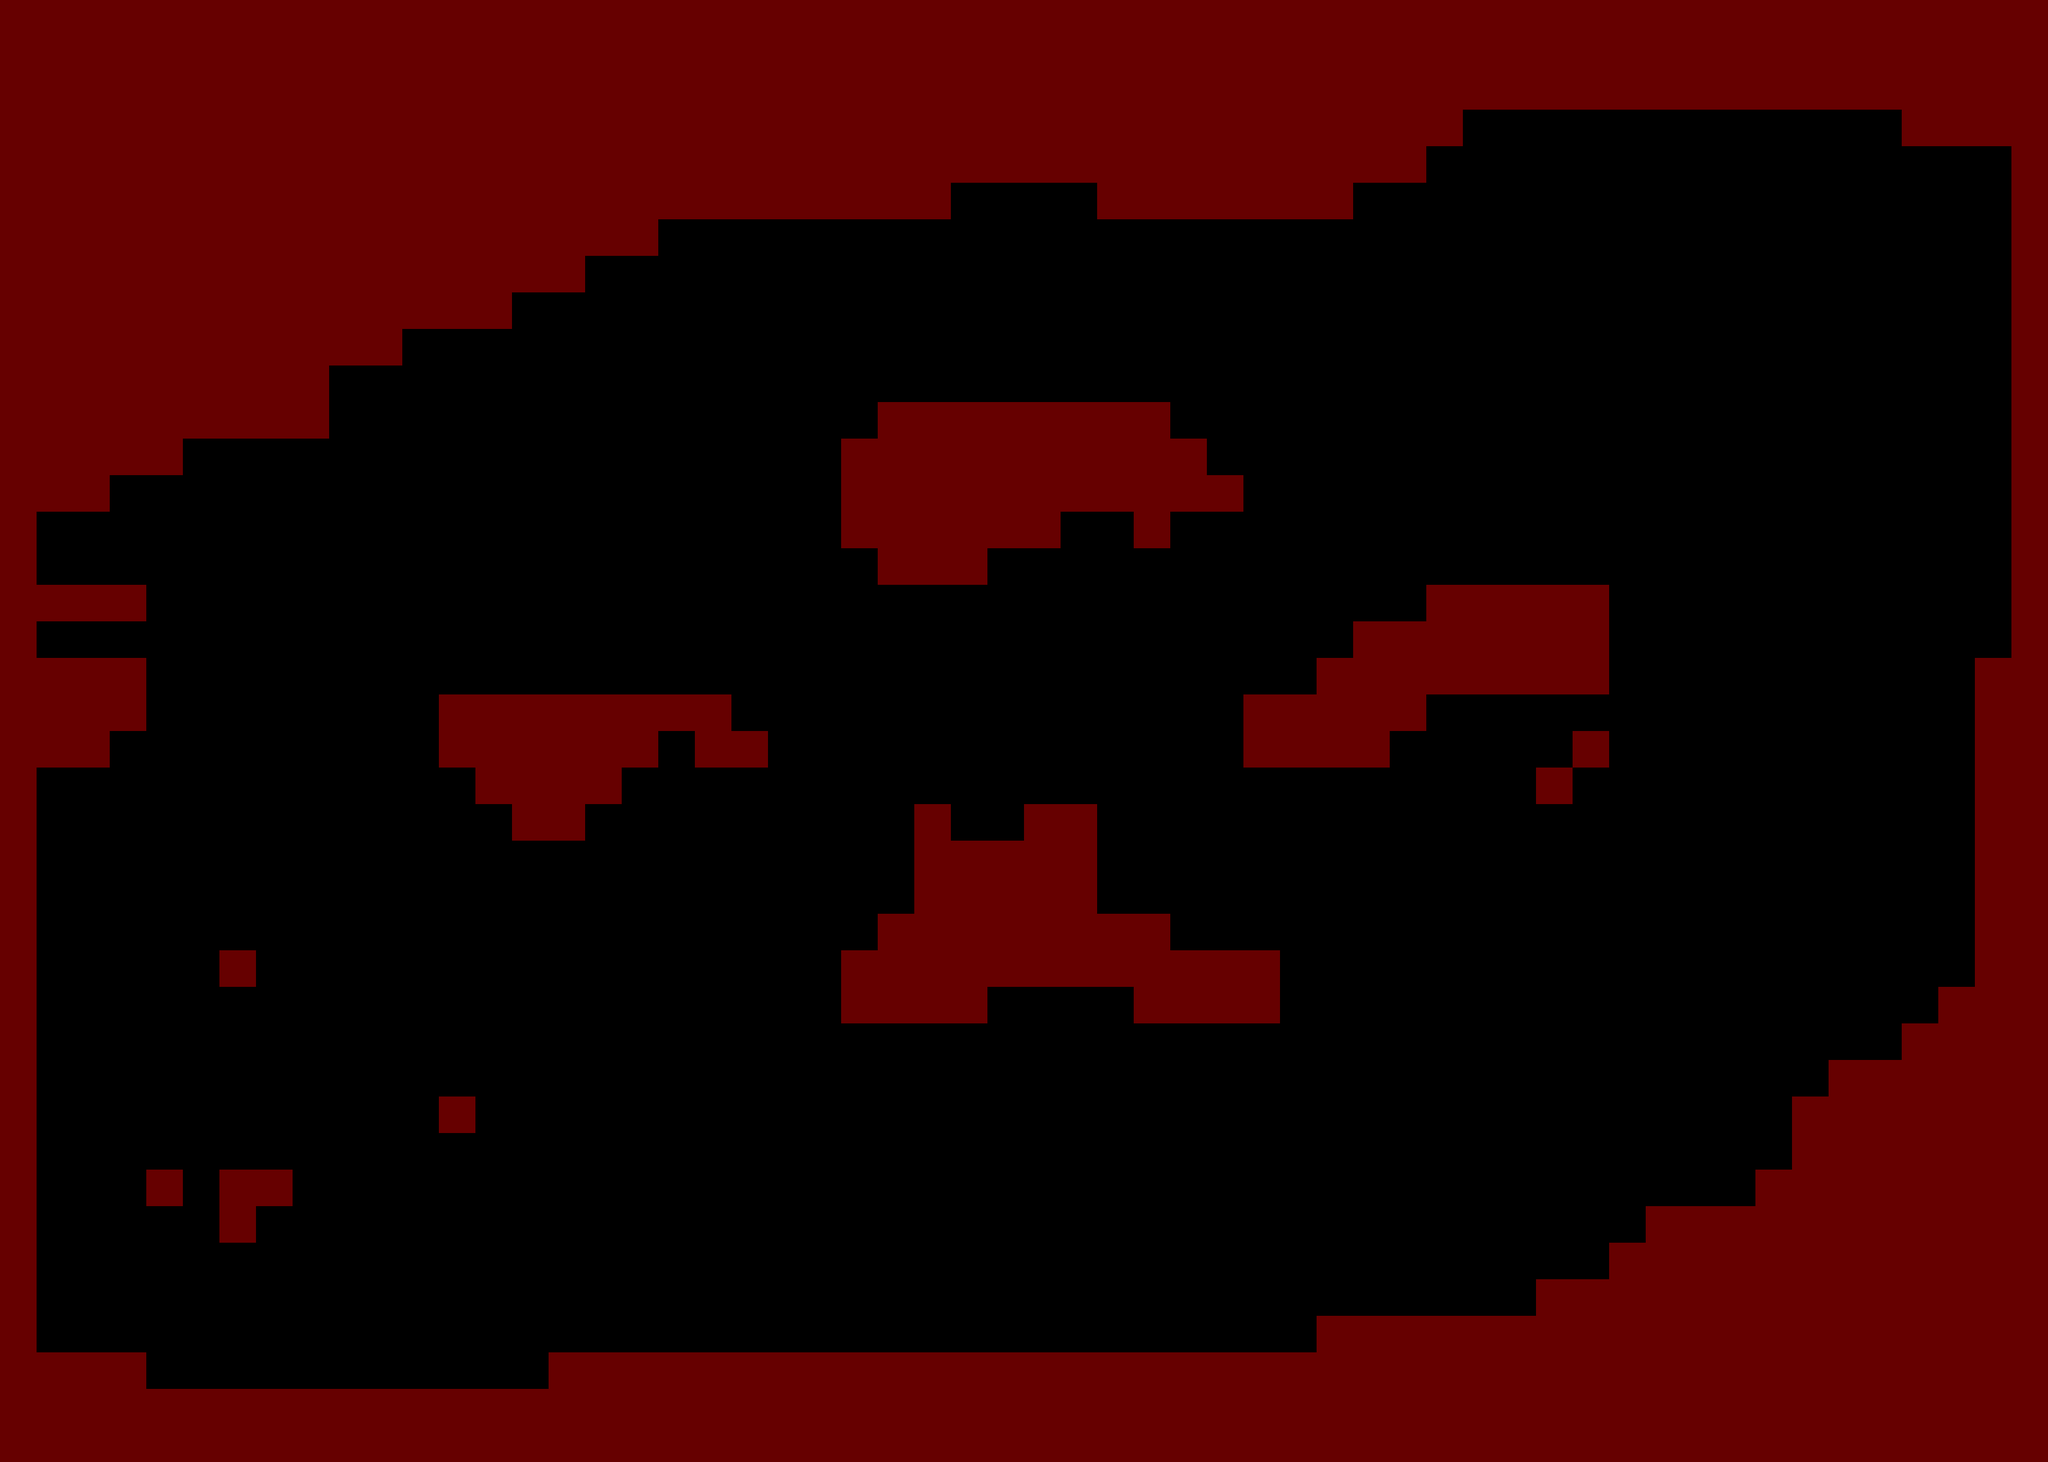

Rendered tile map (Tiled .tmx) drawn with the repository's tilesets; below, a short description and the full map source, tile grids included:
An orthogonal 56x40 tile map with 64x64 px tiles, 1 tile layer (碰撞（红色）), 2 tilesets.

<map version="1.0" tiledversion="1.1.6" orientation="orthogonal" renderorder="left-up" width="56" height="40" tilewidth="64" tileheight="64" infinite="0" nextobjectid="1"><tileset firstgid="1" name="tile_res" tilewidth="64" tileheight="64" tilecount="2" columns="2"><image source="../misc/tile_res.png" width="128" height="64" /></tileset><tileset firstgid="3" name="tile_res" tilewidth="64" tileheight="64" tilecount="2" columns="2"><image source="../misc/tile_res.png" width="128" height="64" /></tileset><imagelayer name="背景"><image source="mdata.jpg" width="3584" height="2560" /></imagelayer><layer name="碰撞（红色）" width="56" height="40"><data encoding="csv">1,1,1,1,1,1,1,1,1,1,1,1,1,1,1,1,1,1,1,1,1,1,1,1,1,1,1,1,1,1,1,1,1,1,1,1,1,1,1,1,1,1,1,1,1,1,1,1,1,1,1,1,1,1,1,1,1,1,1,1,1,1,1,1,1,1,1,1,1,1,1,1,1,1,1,1,1,1,1,1,1,1,1,1,1,1,1,1,1,1,1,1,1,1,1,1,1,1,1,1,1,1,1,1,1,1,1,1,1,1,1,1,1,1,1,1,1,1,1,1,1,1,1,1,1,1,1,1,1,1,1,1,1,1,1,1,1,1,1,1,1,1,1,1,1,1,1,1,1,1,1,1,1,1,1,1,1,1,1,1,1,1,1,1,1,1,1,1,1,1,1,1,1,1,1,1,1,1,1,1,1,1,1,1,1,1,1,1,1,1,1,1,1,1,1,1,1,1,1,1,1,1,1,1,1,1,1,1,0,0,0,0,0,0,0,0,0,0,0,0,1,1,1,1,1,1,1,1,1,1,1,1,1,1,1,1,1,1,1,1,1,1,1,1,1,1,1,1,1,1,1,1,1,1,1,1,1,1,1,1,1,1,1,0,0,0,0,0,0,0,0,0,0,0,0,0,0,0,0,1,1,1,1,1,1,1,1,1,1,1,1,1,1,1,1,1,1,1,1,1,1,1,1,1,1,1,0,0,0,0,1,1,1,1,1,1,1,0,0,0,0,0,0,0,0,0,0,0,0,0,0,0,0,0,0,1,1,1,1,1,1,1,1,1,1,1,1,1,1,1,1,1,1,1,0,0,0,0,0,0,0,0,0,0,0,0,0,0,0,0,0,0,0,0,0,0,0,0,0,0,0,0,0,0,0,0,0,0,0,0,0,1,1,1,1,1,1,1,1,1,1,1,1,1,1,1,1,1,0,0,0,0,0,0,0,0,0,0,0,0,0,0,0,0,0,0,0,0,0,0,0,0,0,0,0,0,0,0,0,0,0,0,0,0,0,0,0,1,1,1,1,1,1,1,1,1,1,1,1,1,1,1,0,0,0,0,0,0,0,0,0,0,0,0,0,0,0,0,0,0,0,0,0,0,0,0,0,0,0,0,0,0,0,0,0,0,0,0,0,0,0,0,0,1,1,1,1,1,1,1,1,1,1,1,1,0,0,0,0,0,0,0,0,0,0,0,0,0,0,0,0,0,0,0,0,0,0,0,0,0,0,0,0,0,0,0,0,0,0,0,0,0,0,0,0,0,0,0,0,1,1,1,1,1,1,1,1,1,1,0,0,0,0,0,0,0,0,0,0,0,0,0,0,0,0,0,0,0,0,0,0,0,0,0,0,0,0,0,0,0,0,0,0,0,0,0,0,0,0,0,0,0,0,0,0,1,1,1,1,1,1,1,1,1,1,0,0,0,0,0,0,0,0,0,0,0,0,0,0,0,1,1,1,1,1,1,1,1,0,0,0,0,0,0,0,0,0,0,0,0,0,0,0,0,0,0,0,0,0,0,0,1,1,1,1,1,1,0,0,0,0,0,0,0,0,0,0,0,0,0,0,0,0,0,0,1,1,1,1,1,1,1,1,1,1,0,0,0,0,0,0,0,0,0,0,0,0,0,0,0,0,0,0,0,0,0,0,1,1,1,1,0,0,0,0,0,0,0,0,0,0,0,0,0,0,0,0,0,0,0,0,1,1,1,1,1,1,1,1,1,1,1,0,0,0,0,0,0,0,0,0,0,0,0,0,0,0,0,0,0,0,0,0,1,1,0,0,0,0,0,0,0,0,0,0,0,0,0,0,0,0,0,0,0,0,0,0,1,1,1,1,1,1,0,0,1,0,0,0,0,0,0,0,0,0,0,0,0,0,0,0,0,0,0,0,0,0,0,0,1,1,0,0,0,0,0,0,0,0,0,0,0,0,0,0,0,0,0,0,0,0,0,0,0,1,1,1,0,0,0,0,0,0,0,0,0,0,0,0,0,0,0,0,0,0,0,0,0,0,0,0,0,0,0,0,1,1,1,1,1,0,0,0,0,0,0,0,0,0,0,0,0,0,0,0,0,0,0,0,0,0,0,0,0,0,0,0,0,0,0,0,0,0,0,0,1,1,1,1,1,0,0,0,0,0,0,0,0,0,0,0,1,1,0,0,0,0,0,0,0,0,0,0,0,0,0,0,0,0,0,0,0,0,0,0,0,0,0,0,0,0,0,0,0,0,0,0,0,0,1,1,1,1,1,1,1,0,0,0,0,0,0,0,0,0,0,0,1,1,1,1,1,0,0,0,0,0,0,0,0,0,0,0,0,0,0,0,0,0,0,0,0,0,0,0,0,0,0,0,0,0,0,0,0,1,1,1,1,1,1,1,1,0,0,0,0,0,0,0,0,0,0,1,1,1,1,1,1,0,0,0,0,0,0,0,0,1,1,1,1,1,1,1,1,0,0,0,0,0,0,0,0,0,0,0,0,0,0,1,1,1,1,1,0,0,0,0,0,0,0,0,0,0,0,0,0,0,0,1,1,1,1,1,0,0,0,0,0,0,0,0,0,1,1,1,1,1,1,0,1,1,0,0,0,0,0,0,0,0,0,0,0,0,0,1,1,1,1,0,0,0,0,0,1,0,0,0,0,0,0,0,0,0,0,1,1,1,0,0,0,0,0,0,0,0,0,0,0,0,1,1,1,1,0,0,0,0,0,0,0,0,0,0,0,0,0,0,0,0,0,0,0,0,0,0,0,0,0,1,0,0,0,0,0,0,0,0,0,0,0,1,1,1,0,0,0,0,0,0,0,0,0,0,0,0,0,1,1,0,0,0,0,0,0,0,0,0,1,0,0,1,1,0,0,0,0,0,0,0,0,0,0,0,0,0,0,0,0,0,0,0,0,0,0,0,0,1,1,1,0,0,0,0,0,0,0,0,0,0,0,0,0,0,0,0,0,0,0,0,0,0,0,0,1,1,1,1,1,0,0,0,0,0,0,0,0,0,0,0,0,0,0,0,0,0,0,0,0,0,0,0,0,1,1,1,0,0,0,0,0,0,0,0,0,0,0,0,0,0,0,0,0,0,0,0,0,0,0,0,1,1,1,1,1,0,0,0,0,0,0,0,0,0,0,0,0,0,0,0,0,0,0,0,0,0,0,0,0,1,1,1,0,0,0,0,0,0,0,0,0,0,0,0,0,0,0,0,0,0,0,0,0,0,0,1,1,1,1,1,1,1,1,0,0,0,0,0,0,0,0,0,0,0,0,0,0,0,0,0,0,0,0,0,0,1,1,1,0,0,0,0,0,1,0,0,0,0,0,0,0,0,0,0,0,0,0,0,0,0,1,1,1,1,1,1,1,1,1,1,1,1,0,0,0,0,0,0,0,0,0,0,0,0,0,0,0,0,0,0,0,1,1,1,0,0,0,0,0,0,0,0,0,0,0,0,0,0,0,0,0,0,0,0,0,0,1,1,1,1,0,0,0,0,1,1,1,1,0,0,0,0,0,0,0,0,0,0,0,0,0,0,0,0,0,0,1,1,1,1,0,0,0,0,0,0,0,0,0,0,0,0,0,0,0,0,0,0,0,0,0,0,0,0,0,0,0,0,0,0,0,0,0,0,0,0,0,0,0,0,0,0,0,0,0,0,0,0,0,0,0,1,1,1,1,1,0,0,0,0,0,0,0,0,0,0,0,0,0,0,0,0,0,0,0,0,0,0,0,0,0,0,0,0,0,0,0,0,0,0,0,0,0,0,0,0,0,0,0,0,0,0,0,0,0,1,1,1,1,1,1,1,0,0,0,0,0,0,0,0,0,0,0,1,0,0,0,0,0,0,0,0,0,0,0,0,0,0,0,0,0,0,0,0,0,0,0,0,0,0,0,0,0,0,0,0,0,0,0,0,1,1,1,1,1,1,1,1,0,0,0,0,0,0,0,0,0,0,0,0,0,0,0,0,0,0,0,0,0,0,0,0,0,0,0,0,0,0,0,0,0,0,0,0,0,0,0,0,0,0,0,0,0,0,0,0,1,1,1,1,1,1,1,1,0,0,0,1,0,1,1,0,0,0,0,0,0,0,0,0,0,0,0,0,0,0,0,0,0,0,0,0,0,0,0,0,0,0,0,0,0,0,0,0,0,0,0,0,0,0,0,1,1,1,1,1,1,1,1,1,0,0,0,0,0,1,0,0,0,0,0,0,0,0,0,0,0,0,0,0,0,0,0,0,0,0,0,0,0,0,0,0,0,0,0,0,0,0,0,0,0,0,0,0,1,1,1,1,1,1,1,1,1,1,1,1,0,0,0,0,0,0,0,0,0,0,0,0,0,0,0,0,0,0,0,0,0,0,0,0,0,0,0,0,0,0,0,0,0,0,0,0,0,0,0,0,0,0,0,1,1,1,1,1,1,1,1,1,1,1,1,1,0,0,0,0,0,0,0,0,0,0,0,0,0,0,0,0,0,0,0,0,0,0,0,0,0,0,0,0,0,0,0,0,0,0,0,0,0,0,0,0,0,1,1,1,1,1,1,1,1,1,1,1,1,1,1,1,0,0,0,0,0,0,0,0,0,0,0,0,0,0,0,0,0,0,0,0,0,0,0,0,0,0,0,0,0,0,0,0,0,0,0,1,1,1,1,1,1,1,1,1,1,1,1,1,1,1,1,1,1,1,1,1,1,1,1,0,0,0,0,0,0,0,0,0,0,0,1,1,1,1,1,1,1,1,1,1,1,1,1,1,1,1,1,1,1,1,1,1,1,1,1,1,1,1,1,1,1,1,1,1,1,1,1,1,1,1,1,1,1,1,1,1,1,1,1,1,1,1,1,1,1,1,1,1,1,1,1,1,1,1,1,1,1,1,1,1,1,1,1,1,1,1,1,1,1,1,1,1,1,1,1,1,1,1,1,1,1,1,1,1,1,1,1,1,1,1,1,1,1,1,1,1,1,1,1,1,1,1,1,1,1,1,1,1,1,1,1,1,1,1,1,1,1,1,1,1,1,1,1,1,1,1,1,1,1,1,1,1,1,1,1,1,1,1,1,1,1,1,1</data></layer></map>
